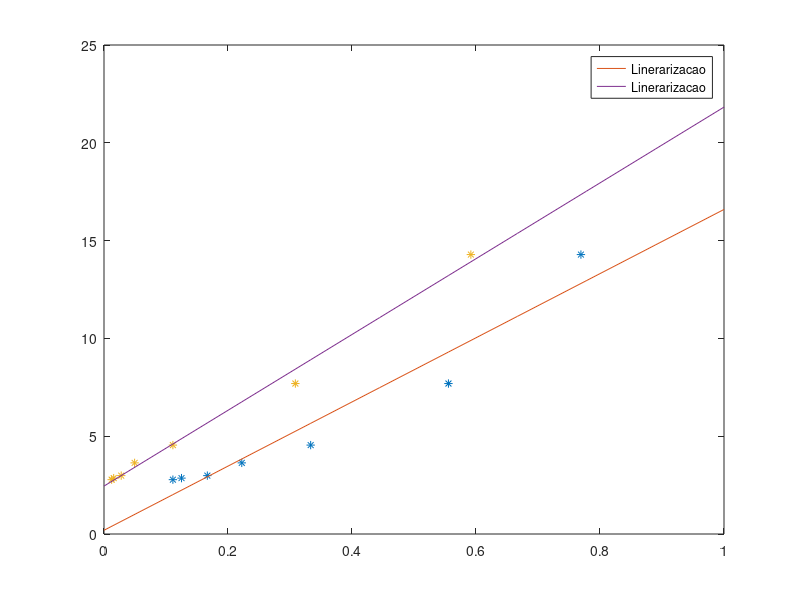

The MATLAB source for this figure: (Note: this script raises an error after producing the figure.)
clc
clear

disp('2. Ajuste de Curvas: ajuste a tabela de dados armazenada no arquivo');
disp('Para as funcoes v = Vm[S]/(Ks + [S]) e v = Vm[S]^2/(Ks^2 + [S]^2) ');
disp(' ');

load dados4.txt
[l,c] = size(dados4);
x = dados4(1:l,1);
y = dados4(1:l,2);

disp('Como a funcao do primeiro caso e v = Vm[S]/(Ks + [S]) precisamos de um');
disp('Plano intermediario onde essa funcao seria linear na forma c = ax + b. ');
disp(' ');
disp('Invertendo a funcao dos dois lados para manter a igualdade, temos: ');
disp(' ');
disp(' 1/y = Ks/Vm[S] + 1/Vm');
disp(' ');
disp(' Chamando 1/y de Y e 1/[S] de X, teremos entao:  ');
disp(' ');
disp(' Y = (Ks/Vm)*X + 1/Vm');
disp(' ');
disp(' Ks/Vm chamaremos de a e 1/Vm de b, tendo assim: ');
disp(' ');
disp(' Y = aX + b');

x = x.^-1;
y = y.^-1;
disp(' ');

xi = linspace(0,1,10);

p1 = polyfit(x,y,1);
fprintf('Y(x) = %3.3f x + %3.3f\n', p1(1), p1(2));
z1 = polyval(p1,xi);
plot(x,y,'*',xi,z1,";Linerarizacao;")

disp(' ');
disp('Para estimar o valor de [S] = 7, usaremos a linearizacao para encontrar os valores Vm e Ks: ');
disp(' ');
disp('Para encontrar o valor de Vm, basta inverter ao coeficiente linear da equacao Y = aX + b');
disp(' ');
Vm = 1/p1(2)
disp(' ');
disp('Para encontrar o valor de Ks, basta multiplicar Vm ao coeficiente angular da equacao Y = aX + b');
disp(' ');
Ks = Vm*p1(1)
disp(' ');
fprintf(' Logo temos a equacao v do caso 1 temos a aproximacao, v = %3.3f[S]/(%3.3f + [S])  ', Vm,Ks);
disp(' ');
disp(' ');
disp(' Substituindo o valor de [S] como 7 temos: ');
disp(' ');
Presult = (7*Vm)/( Ks + 7)

x = x.^2;

hold on

p2 = polyfit(x,y,1);
fprintf('Y(x) = %3.3f x + %3.3f\n', p2(1), p2(2));
z2 = polyval(p2,xi);
plot(x,y,'*',xi,z2,";Linerarizacao;")

disp(' ');
disp('Como a funcao do segundo caso e v = Vm[S]^2/(Ks^2 + [S]^2) precisamos de um');
disp('Plano intermediario onde essa funcao seria linear na forma c = ax + b. ');
disp(' ');
disp('Invertendo a funcao dos dois lados para manter a igualdade, temos: ');
disp(' 1/y = Ks^2/Vm[S]^2 + 1/Vm');
disp(' ');
disp(' Chamando 1/y de Y e 1/[S]^2 de X, teremos entao:  ');
disp(' ');
disp(' Y = (Ks^2/Vm)*X + 1/Vm');
disp(' ');
disp(' Ks^2/Vm chamaremos de a e 1/Vm de b, tendo assim: ');
disp(' ');
disp(' Y = aX + b');
disp('Para encontrar o valor de Vm no caso 2, basta inverter o coeficiente linear  da equacao Y = aX + b');
disp(' ');
Vm = 1/p1(2)
disp(' ');
disp('Para encontrar o valor de Ks, basta multiplicar Vm ao coeficiente angular da equacao Y = aX + b e elevar a 1/2');
disp(' ');
Ks = (Vm*p1(1))^1/2
disp(' ');
fprintf(' Logo temos a equacao v do caso 2 temos a aproximacao, v = %3.3f[S]^2/(%3.3f^2 + [S]^2)  ', Vm,Ks);
disp(' ');
disp(' ');
disp(' Substituindo o valor de [S] como 7 temos: ');
disp(' ');
Presult = ((7^2)*Vm)/( Ks^2 + 7^2)

[r2,var] = qualidade_ajuste(x,y,1,p1);
r2
disp(' ');
disp(' ');
hold on






